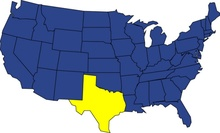
%> input picture TSP(ACO)/america.jpg, 220 x 133 px, shrunk from 600 x 364 before the run
$ octave main.m   (GNU Octave 9; MATLAB toolbox functions it lacks are replaced by stand-ins)
%> lines starting %> are read from the running program, lines starting %| are printed output that depends on the picture
### TSP(ACO)/INIT.m
clc;clear;
America = imread('america.jpg');
%> America is the input picture: size 133x220x3 uint8; mean R, G, B 137, 149.5, 172.8
image(America);
I = im2bw(America,0.25);
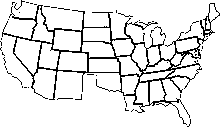
%> I: size 133x220 logical; 90% white; black in thin lines or dots
[X,Y] = find(I==0);
%> X = 2928 values from 1 to 127; Y = 2928 values from 1 to 220
hold off
plot(Y,X*(-1)+400,'.')
axis([-10 610 0 450]);
hold on
city = [
    528,-142;
    69.2,-26.6;
    50,-74;
    33,-174;
    70,-141;
    111,-86;
    128,-157;
    121,-226;
    170,-47;
    183,-111;
    198,-170;
    188,-232;
    272,-288;
    262,-53.5;
    266,-90.3;
    267,-136;
    286,-180;
    298,-222;
    320,-73;
    338,-131;
    350,-179;
    354,-234;
    354,-286;
    370,-91.4;
    387,-159;
    416,-152;
    445,-181;
    429,-207;
    394,-263;
    427,-255;
    468,-269;
    498,-305;
    497,-222;
    460,-140;
    521,-196;
    512,-166;
    511,-122;
    534,-84;
    482,-160;
    580,-31.1;
    427,-103;
    390,-67.9;
];

### TSP（SA）/distancematrix.m
function dis = distancematrix(city)
% DISTANCEMATRIX
% dis = DISTANCEMATRIX(city) return the distance matrix, dis(i,j) is the
% distance between city_i and city_j
numberofcities = length(city);
for i = 1:numberofcities
    for j = i+1:numberofcities
        dis(i,j) = distance(city(i,1), city(i,2), ...
                            city(j,1), city(j,2));
        dis(j,i) = dis(i,j);
    end
end

### TSP(ACO)/antinit.m
function startcity = antinit(ant,city)
%INIT THE STARTCITY MATRIX
startcity = [];
for i = 1:ant
    startcity(i) =  ceil(rand*length(city));
end
end

### TSP(ACO)/plot_city.m
function h = plot_city(city)
% PLOTCITIES
% h = PLOTCITIES(city) draw the map of America, and return
% the route handle.

global h;

h = plot(NaN, NaN, 'b-', 'linewidth', 1);

% plot cities as green dots
plot(city(2:end,1), city(2:end,2)+400, 'o', 'markersize', 3, ...
                              'MarkerEdgeColor','b','MarkerFaceColor','g');
% plot Beijing as a red pentagram
plot(city(1,1),city(1,2)+400,'p','markersize',6, ...
                              'MarkerEdgeColor','k','MarkerFaceColor','g');
axis([-10 610 0 450]);

### TSP(ACO)/plotroute.m
function plotroute(city, route, current_distance, Iterations)
% PLOTROUTE
% PLOTROUTE(city, route, current_distance, temperature) plots the route and
% display current temperautre and distance.

global h;
cycle = route([1:end, 1]);
% update route
x=city(:,1);
y=city(:,2)+400;
set(h,'Xdata',x(cycle),'Ydata',y(cycle));

% display current temperature and total distance
xlabel(sprintf('Round = %6.1f        Total Distance = %6.1f', ...
                    Iterations,                  current_distance));
drawnow

### TSP(ACO)/updatepheromone.m
function pheromone = updatepheromone(city,ant,pheromone,rho,delta)
%UPDATE THE PHEROMONE MATRIX
len = length(city);
len1 = ant;
for i = 1:1:len
    for j = 1:1:len
        pheromone(i,j) = pheromone(i,j)*(1 - rho);
    end
end
for i = 1:1:len
    for j = 1:1:len
        for k = 1:1:len1
             pheromone(i,j) = pheromone(i,j) + delta(i,j,k);
        end
    end
end
end

### TSP(ACO)/main.m
%TSP£¨ACO£©
%@Author£ºalicewithrabbit
%email£ºimroxaswc@gmail.com
%release date£º2016/9/8
%init the data
INIT;

%plot the city position
plot_city(city)

%get the distancematrix
dm = distancematrix(city);

%configure the settings
alpha = 3;
beta = 5;
Ant = 30;
rho = 0.95;
Iterations = 150;
Q = 1;
p1 = 0.1;


%init the start settings
lencity = length(city);
delta_pheromone = zeros(lencity,lencity,Ant);
bestroute = [];
route = zeros(1,lencity,Ant);
startcity = [];

pheromone = zeros(lencity,lencity);
pheromone(:,:) = p1;


current_distance = inf;


%> (the run ends here)
